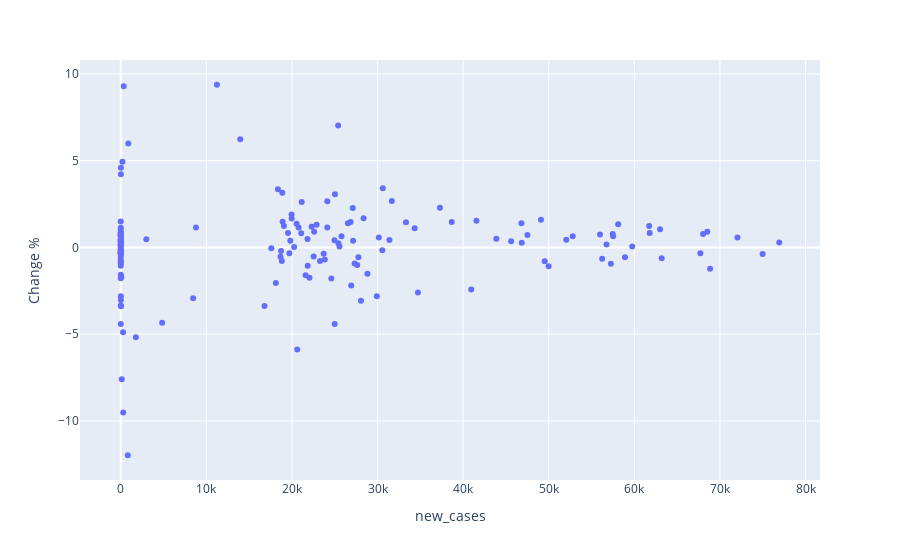
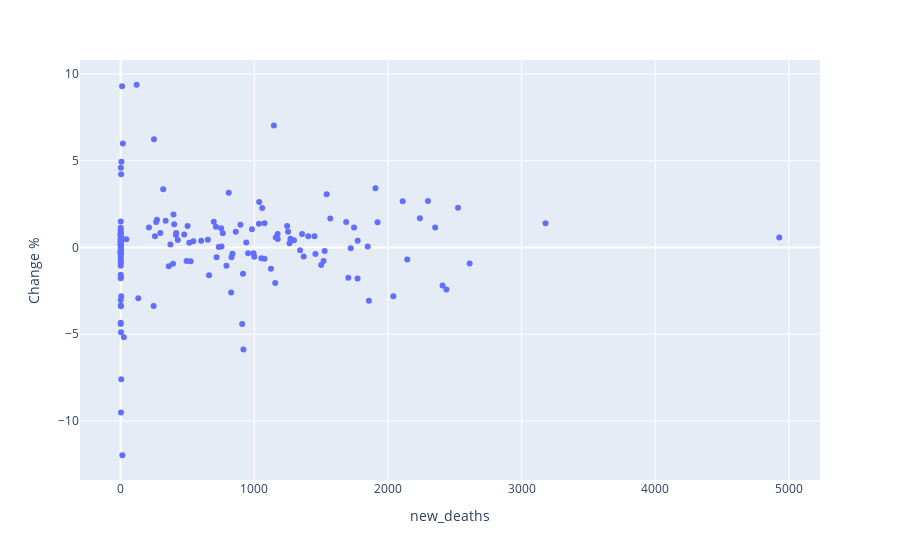
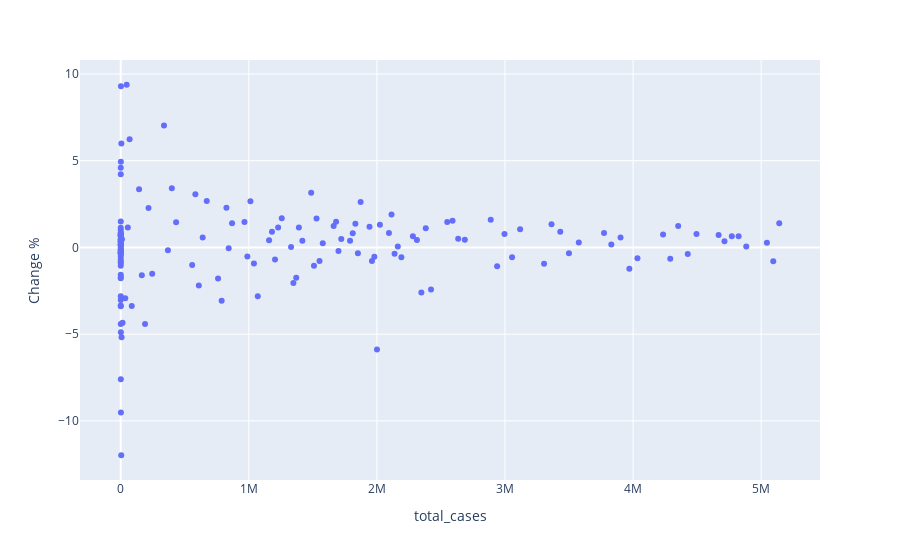
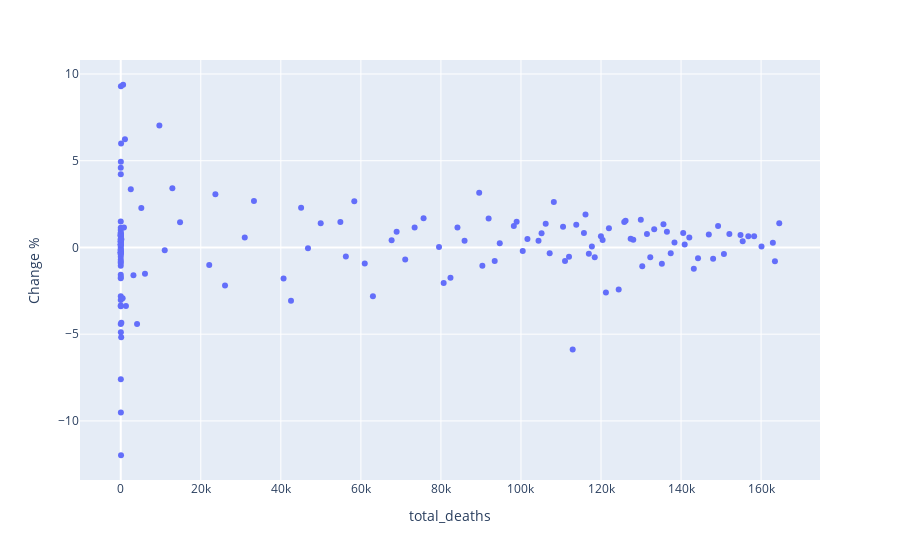

Source (notebook cell) for these figures, in order:
### Code cell
# Plotting relations between sp_index_change and covid variables.

# Plotting effect of new_cases on s&p 500 index percentage change.
new_cases_sp = px.scatter(data, x='new_cases', y='Change %')
new_cases_sp.show()

# Plotting effect of new_deaths on s&p 500 index percentage change.
new_deaths_sp = px.scatter(data, x='new_deaths', y='Change %')
new_deaths_sp.show()

# Plotting effect of total_cases on s&p 500 index percentage change.
total_cases_sp = px.scatter(data, x='total_cases', y='Change %')
total_cases_sp.show()

# Plotting effect of total_deaths on s&p 500 index percentage change.
total_deaths_sp = px.scatter(data, x='total_deaths', y='Change %')
total_deaths_sp.show()

### Figure 1 — Plotly figure (JSON) as saved in the notebook; plotly's stock layout.template omitted (floating-point values rounded to 4 significant figures; data arrays with more than 128 entries replaced by an {"elided": "..."} marker saying what was removed)
{"data": [{"hovertemplate": "new_cases=%{x}<br>Change %=%{y}<extra></extra>", "legendgroup": "", "marker": {"color": "#636efa", "symbol": "circle"}, "mode": "markers", "name": "", "orientation": "v", "showlegend": false, "type": "scatter", "x": {"elided": "155 int values"}, "xaxis": "x", "y": {"elided": "155 float values"}, "yaxis": "y"}], "layout": {"legend": {"tracegroupgap": 0}, "margin": {"t": 60}, "xaxis": {"anchor": "y", "domain": [0, 1], "title": {"text": "new_cases"}}, "yaxis": {"anchor": "x", "domain": [0, 1], "title": {"text": "Change %"}}}}

### Figure 2 — Plotly figure (JSON) as saved in the notebook; plotly's stock layout.template omitted (floating-point values rounded to 4 significant figures; data arrays with more than 128 entries replaced by an {"elided": "..."} marker saying what was removed)
{"data": [{"hovertemplate": "new_deaths=%{x}<br>Change %=%{y}<extra></extra>", "legendgroup": "", "marker": {"color": "#636efa", "symbol": "circle"}, "mode": "markers", "name": "", "orientation": "v", "showlegend": false, "type": "scatter", "x": {"elided": "155 int values"}, "xaxis": "x", "y": {"elided": "155 float values"}, "yaxis": "y"}], "layout": {"legend": {"tracegroupgap": 0}, "margin": {"t": 60}, "xaxis": {"anchor": "y", "domain": [0, 1], "title": {"text": "new_deaths"}}, "yaxis": {"anchor": "x", "domain": [0, 1], "title": {"text": "Change %"}}}}

### Figure 3 — Plotly figure (JSON) as saved in the notebook; plotly's stock layout.template omitted (floating-point values rounded to 4 significant figures; data arrays with more than 128 entries replaced by an {"elided": "..."} marker saying what was removed)
{"data": [{"hovertemplate": "total_cases=%{x}<br>Change %=%{y}<extra></extra>", "legendgroup": "", "marker": {"color": "#636efa", "symbol": "circle"}, "mode": "markers", "name": "", "orientation": "v", "showlegend": false, "type": "scatter", "x": {"elided": "155 int values"}, "xaxis": "x", "y": {"elided": "155 float values"}, "yaxis": "y"}], "layout": {"legend": {"tracegroupgap": 0}, "margin": {"t": 60}, "xaxis": {"anchor": "y", "domain": [0, 1], "title": {"text": "total_cases"}}, "yaxis": {"anchor": "x", "domain": [0, 1], "title": {"text": "Change %"}}}}

### Figure 4 — Plotly figure (JSON) as saved in the notebook; plotly's stock layout.template omitted (floating-point values rounded to 4 significant figures; data arrays with more than 128 entries replaced by an {"elided": "..."} marker saying what was removed)
{"data": [{"hovertemplate": "total_deaths=%{x}<br>Change %=%{y}<extra></extra>", "legendgroup": "", "marker": {"color": "#636efa", "symbol": "circle"}, "mode": "markers", "name": "", "orientation": "v", "showlegend": false, "type": "scatter", "x": {"elided": "155 int values"}, "xaxis": "x", "y": {"elided": "155 float values"}, "yaxis": "y"}], "layout": {"legend": {"tracegroupgap": 0}, "margin": {"t": 60}, "xaxis": {"anchor": "y", "domain": [0, 1], "title": {"text": "total_deaths"}}, "yaxis": {"anchor": "x", "domain": [0, 1], "title": {"text": "Change %"}}}}
